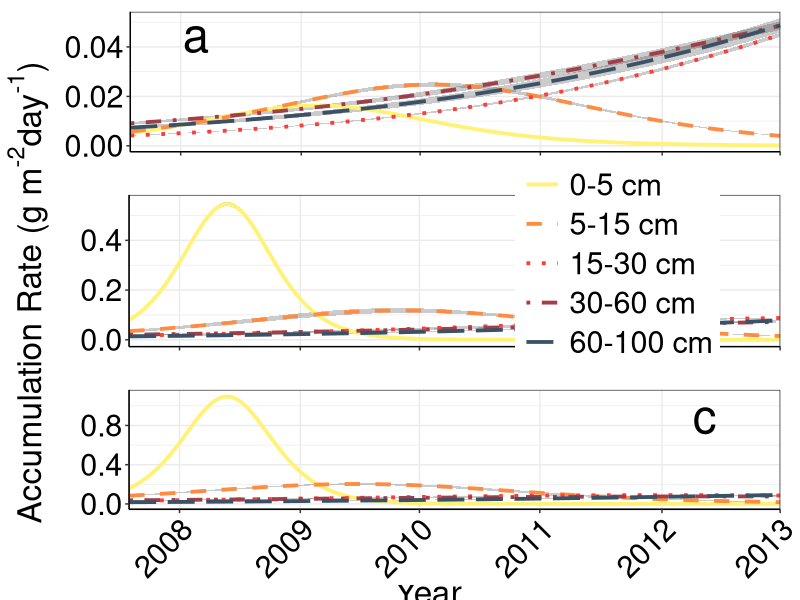

Here is the R script that generated this plot:
library(ggplot2)
library(dplyr)
this_theme<-theme_bw()+
  theme(#panel.grid.major = element_blank(),
    #panel.grid.minor = element_blank(),
    panel.background = element_blank(),
    axis.line = element_line(),
    legend.position='none', legend.title=element_blank(),
    legend.text = element_text(size=12),
    axis.title.x = element_text(size=22,vjust=-0.5),
    axis.title.y = element_text(size=22,angle=90, vjust=1.2),
    axis.text.x = element_text(colour="black", size=18),
    axis.text.y = element_text(colour="black", size=18), 
    strip.text = element_text(colour="black", size=18))

theme_set(this_theme)

vgPalette <- c("#EBD46C", "#CA7636", "#8F3928", "#63602D", "#3A2814")
otPalette <- c("#fff275", "#ff8c42", "#ff3c38", "#a23e48", "#3b5166")
mylines<- c("solid", "dashed", "dotted", "dotdash", "longdash")

coeff<-read.csv("../Data/Logistic parameters of root accumulationv2.csv", header=TRUE)

log.rate<-function(t, Asym, xmid, scal){
  
  a<-Asym/scal
  b<-exp((xmid - t)/scal)
  c<- (1+exp((xmid-t)/scal))^2
  
  ans = a * (b/c)
  
  ans
}

t<- 0:1978
rates <- NULL
for(i in 1:dim(coeff)[1]){
  rates <- cbind(rates, log.rate(t, coeff[i,1], coeff[i,2], coeff[i,3]))
}
colnames(rates) <- (as.factor(coeff$plot):(as.factor(coeff$depth)))


rootrates <- data.frame(tu=rep(t,120), eu=rep(colnames(rates),each=length(t)), Mg.ha.day=c(rates))

rootrates$plot<-sub("^([^:]*):.*$", "\\1", rootrates$eu)
rootrates$depth<-sub("^[^:]*:(.*$)", "\\1", rootrates$eu)

rootrates$trt[rootrates$plot %in% c("11", "33", "26", "44")]<-"SC"
rootrates$trt[rootrates$plot %in% c('16', "34", "22", "45")]<-"CS"
rootrates$trt[rootrates$plot %in% c("12", "35", "21", "43")]<-"CC"
rootrates$trt[rootrates$plot %in% c('14', "36", "25", "42")]<-"CCW"
rootrates$trt[rootrates$plot %in% c("13", "31", "24", "46")]<-"P"
rootrates$trt[rootrates$plot %in% c('15', "32", "23", "41")]<-"PF"

library(reshape2)
library(plotrix)
plotmelt<-melt(rootrates, id=c("eu","tu","plot", "trt", "depth"), measured="Mg.ha.day")
plotmeans<-dcast(plotmelt, tu + trt + depth ~variable, mean, margins=TRUE, na.rm=TRUE)
plotmeans<-plotmeans[plotmeans$depth != "(all)",]
plotmeans<-plotmeans[plotmeans$trt != "(all)",]
plotmeans<-plotmeans[plotmeans$tu != "(all)",]
plotmeans<-plotmeans[,-5]

plotstderr<-dcast(plotmelt, tu + trt + depth ~variable, std.error, margins=TRUE, na.rm=TRUE)
plotstderr<-plotstderr[plotstderr$depth != "(all)",]
plotstderr<-plotstderr[plotstderr$trt != "(all)",]
plotstderr<-plotstderr[plotstderr$tu != "(all)",]
plotstderr<-plotstderr[,-5]

ratemeans<-merge(plotmeans, plotstderr, by = c("tu", "trt", "depth"))
colnames(ratemeans)<-c("day", "trt", "depth", "Mg.ha.day", "Mg.ha.day.se")

ratemeans <- within(ratemeans, day <- ordered(day, levels = sort(unique(day))))

ratemeans<-ratemeans[order(as.numeric(ratemeans$day)),,drop=FALSE]
ratemeans$depth <- factor(ratemeans$depth, levels = c("5", "15", "30", "60", "100"))

ratemeansno5<-ratemeans[ratemeans$depth != 5,]
ratemeans5<-ratemeans[ratemeans$depth == 5,]


ratemeans2<-ratemeans[ratemeans$trt %in% c("P", "PF", "CC"),]
ratemeans2$g.m2.day<-ratemeans2$Mg.ha.day*100
ratemeans2$g.m2.day.se<-ratemeans2$Mg.ha.day.se*100

ratemeans2$Mg.ha.year<-ratemeans2$Mg.ha.day*365
ratemeans2$Mg.ha.year.se<-ratemeans2$Mg.ha.day.se*365

ratescc<-ggplot(data = filter(ratemeans2, trt=="CC"),aes(x = day,y = g.m2.day)) + 
  geom_ribbon(aes(group = depth,ymin = g.m2.day - g.m2.day.se,ymax = g.m2.day + g.m2.day.se),alpha = 0.25) + 
  geom_line(aes(group = depth,colour = depth, linetype = depth),size = 1.3) + 
  #labs(x = "Days after establishment",y = (expression(paste("Accumulation Rate (g m" ^ "-2","day" ^ "-1",")")))) + 
  scale_x_discrete(breaks=c(153,520,882,1248,1619,1978), labels = c("2008", "2009", "2010", "2011", "2012", "2013"))+
  scale_y_continuous(breaks=c(0.00, 0.02, 0.04))+
  #scale_x_discrete(breaks=c(100,400,700,1000,1300,1600,1900))+
  scale_colour_manual(values = otPalette, breaks = c("5", "15", "30", "60", "100"), 
                      labels = c("0-5 cm", "5-15 cm", "15-30 cm", "30-60 cm", "60-100 cm"))+
  scale_linetype_manual(values = mylines, breaks = c("5", "15", "30", "60", "100"), 
                        labels = c("0-5 cm", "5-15 cm", "15-30 cm", "30-60 cm", "60-100 cm"))+
  annotate("text", x=200, y=0.045, label="a", size=12)+
  theme(axis.line = element_line(),
        plot.margin = unit(c(.3,.5,1,.2), "cm"),
        legend.position="none", legend.title=element_blank(),
        legend.text = element_text(size=12),
        axis.title.x = element_blank(),
        axis.title.y = element_blank(),
        axis.text.x = element_blank(),
        axis.text.y = element_text(colour="black", size=22))

ratespf<-ggplot(data = filter(ratemeans2, trt=="PF"),aes(x = day,y = g.m2.day)) + 
  geom_ribbon(aes(group = depth,ymin = g.m2.day - g.m2.day.se,ymax = g.m2.day + g.m2.day.se),alpha = 0.25) + 
  geom_line(aes(group = depth,colour = depth, linetype = depth),size = 1.3) + 
  labs(x = "Days after establishment",y = (expression(paste("Accumulation Rate (g m" ^ "-2","day" ^ "-1",")")))) + 
  scale_x_discrete(breaks=c(153,520,882,1248,1619,1978), labels = c("2008", "2009", "2010", "2011", "2012", "2013"))+
  #scale_x_discrete(breaks=c(100,400,700,1000,1300,1600,1900))+
  scale_colour_manual(values = otPalette, breaks = c("5", "15", "30", "60", "100"), 
                      labels = c("0-5 cm", "5-15 cm", "15-30 cm", "30-60 cm", "60-100 cm"))+
  scale_linetype_manual(values = mylines, breaks = c("5", "15", "30", "60", "100"), 
                        labels = c("0-5 cm", "5-15 cm", "15-30 cm", "30-60 cm", "60-100 cm"))+
  annotate("text", x=1750, y=0.5, label="b", size=12)+
  theme(axis.line = element_line(),
        plot.margin = unit(c(0,.5,1,.6), "cm"),
        legend.position=c(.75, .55), legend.title=element_blank(),
        legend.text = element_text(size=22), legend.key.size=unit(1, "cm"),
        axis.title.x = element_blank(),
        axis.title.y = element_blank(),
        axis.text.x = element_blank(),
        axis.text.y = element_text(colour="black", size=22))

ratesp<-ggplot(data = filter(ratemeans2, trt=="P"),aes(x = day,y = g.m2.day)) + 
  geom_ribbon(aes(group = depth,ymin = g.m2.day - g.m2.day.se,ymax = g.m2.day + g.m2.day.se),alpha = 0.25) + 
  geom_line(aes(group = depth,colour = depth, linetype = depth),size = 1.3) + 
  labs(x = "Year",y = (expression(paste("Accumulation Rate (g m" ^ "-2","day" ^ "-1",")")))) + 
  scale_x_discrete(breaks=c(153,520,882,1248,1619,1978), labels = c("2008", "2009", "2010", "2011", "2012", "2013"))+
  scale_y_continuous(breaks=c(0.00, 0.4, 0.8))+
  #scale_x_discrete(breaks=c(100,400,700,1000,1300,1600,1900))+
  scale_colour_manual(values = otPalette, breaks = c("5", "15", "30", "60", "100"), 
                      labels = c("0-5 cm", "5-15 cm", "15-30 cm", "30-60 cm", "60-100 cm"))+
  scale_linetype_manual(values = mylines, breaks = c("5", "15", "30", "60", "100"), 
                        labels = c("0-5 cm", "5-15 cm", "15-30 cm", "30-60 cm", "60-100 cm"))+
  annotate("text", x=1750, y=0.9, label="c", size=12)+
  theme(axis.line = element_line(),
        plot.margin = unit(c(0,.5,0,.6), "cm"),
        legend.position="none", legend.title=element_blank(),
        legend.text = element_text(size=12),
        axis.title.x = element_blank(),
        axis.title.y = element_blank(),
        axis.text.x = element_text(colour="black", size=22, angle = 45, hjust=1, vjust=1),
        axis.text.y = element_text(colour="black", size=22))



library(grid)
vplayout<- function(x,y)
  viewport(layout.pos.row=x, layout.pos.col=y)

pdf("../Figures/Root Accumulation and Ratesv7, three panels.pdf", width = 10, height = 15, family = "Times")
grid.newpage()
pushViewport(viewport(layout = grid.layout(4,2, heights = unit(c(5,5,5,.39), "null"), widths = unit(c(.38,5), "null"))))
#grid.text((expression(paste("Biomass (Mg ha" ^ "-1",")"))), rot = 90, vp = viewport(layout.pos.row = 1:5, layout.pos.col = 1), gp=gpar(fontsize=18))
grid.text((expression(paste("Accumulation Rate (g m" ^ "-2","day" ^ "-1",")"))), rot = 90, vp = viewport(layout.pos.row = 1:3, layout.pos.col = 1), gp=gpar(fontsize=24))
grid.text("Year", vp = viewport(layout.pos.row = 4, layout.pos.col = 2), gp=gpar(fontsize=24))
print(ratescc, vp = vplayout(1,2))
print(ratespf, vp = vplayout (2,2))
print(ratesp, vp = vplayout(3,2))
dev.off()

